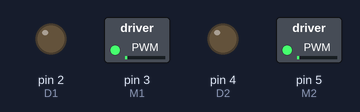
Simulated run of this sketch. Board: Arduino Uno, built with avr-gcc and run on an emulated ATmega328P. Shown: switched loads named in the sketch (green lamp = pin HIGH), output pins drawn as LEDs (lit = HIGH).

Above: at 0.05 s.
At 2.6 s:
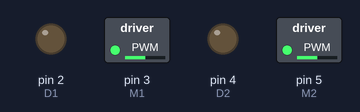
At 5.15 s:
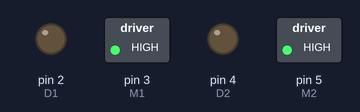
At 10.25 s:
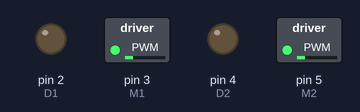
Timing chart, 0 to 14.6 s (numbered marks = the images above):
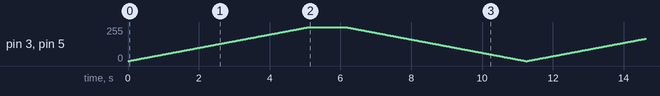

The sketch:

L298N.ino
```cpp
#define D1 2          // Направление вращение двигателя 1
#define M1 3          // ШИМ вывод для управления двигателем 1
#define D2 4          // Направление вращение двигателя 2
#define M2 5          // ШИМ вывод для управления двигателем 2

bool direction = 0;   // Текущее направление вращения
int value;            // Текущее значение ШИМ

void setup()
{
    pinMode(D1, OUTPUT);
    pinMode(D2, OUTPUT);
}

void loop()
{
  for(value = 0; value <= 255; value+=1)
  {
    digitalWrite(D1, direction);  // Задаем направление вращения
    digitalWrite(D2, direction);
    analogWrite(M1, value);       // Задаем скорость вращения
    analogWrite(M2, value);
    delay(20);
  }
    digitalWrite(D1, direction);  // Задаем направление вращения
    digitalWrite(D2, direction);
    analogWrite(M1, 255);       // Задаем скорость вращения
    analogWrite(M2, 255);
    delay(1000);
  for(value = 255; value >= 0; value-=1)
  {
    digitalWrite(D1, direction);  // Задаем направление вращения
    digitalWrite(D2, direction);
    analogWrite(M1, value);       // Задаем скорость вращения
    analogWrite(M2, value);
    delay(20);
  }
  //direction = direction ^ 1;      // Инвертируем значение, чтобы в след. цикле вращаться в другую сторону
}
```
